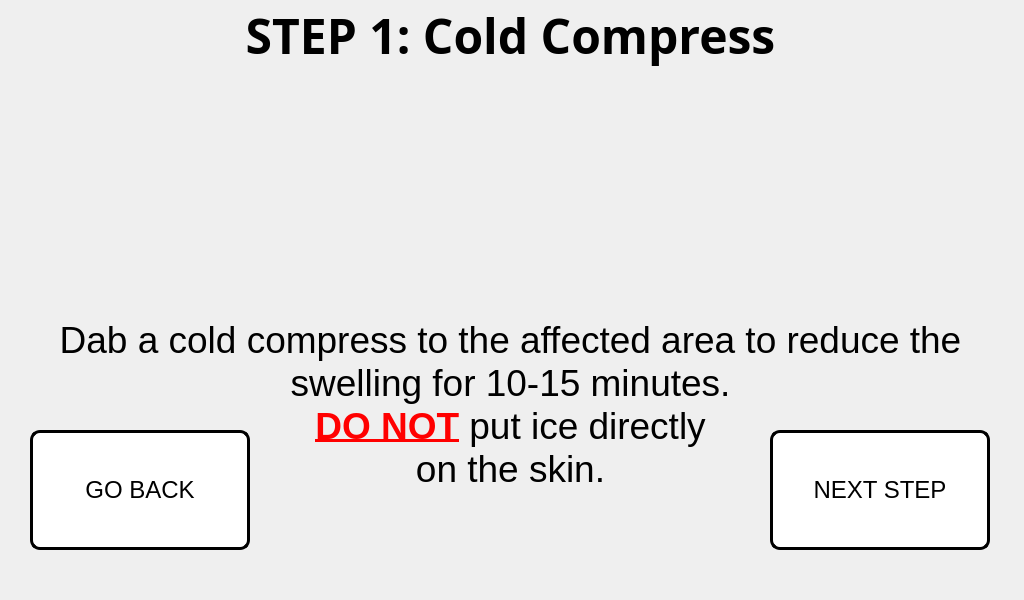
<?xml version="1.0" encoding="UTF-8"?>
<ui version="4.0">
 <class>step_1_window</class>
 <widget class="QMainWindow" name="step_1_window">
  <property name="geometry">
   <rect>
    <x>0</x>
    <y>0</y>
    <width>1024</width>
    <height>600</height>
   </rect>
  </property>
  <property name="minimumSize">
   <size>
    <width>1024</width>
    <height>600</height>
   </size>
  </property>
  <property name="maximumSize">
   <size>
    <width>1024</width>
    <height>600</height>
   </size>
  </property>
  <property name="windowTitle">
   <string>Step 1 Procedure</string>
  </property>
  <widget class="QWidget" name="centralwidget">
   <widget class="QLabel" name="title_step">
    <property name="geometry">
     <rect>
      <x>5</x>
      <y>0</y>
      <width>1011</width>
      <height>71</height>
     </rect>
    </property>
    <property name="font">
     <font>
      <family>Unispace</family>
      <pointsize>18</pointsize>
      <weight>75</weight>
      <bold>true</bold>
     </font>
    </property>
    <property name="text">
     <string>&lt;html&gt;&lt;head/&gt;&lt;body&gt;&lt;p align=&quot;center&quot;&gt;&lt;span style=&quot; font-size:36pt;&quot;&gt;STEP 1: Cold Compress&lt;/span&gt;&lt;/p&gt;&lt;/body&gt;&lt;/html&gt;</string>
    </property>
    <property name="alignment">
     <set>Qt::AlignCenter</set>
    </property>
   </widget>
   <widget class="QLabel" name="text_steps">
    <property name="geometry">
     <rect>
      <x>20</x>
      <y>310</y>
      <width>981</width>
      <height>191</height>
     </rect>
    </property>
    <property name="font">
     <font>
      <pointsize>14</pointsize>
     </font>
    </property>
    <property name="text">
     <string>&lt;html&gt;&lt;head/&gt;&lt;body&gt;&lt;p align=&quot;center&quot;&gt;&lt;span style=&quot; font-size:28pt;&quot;&gt;Dab a cold compress to the affected area to reduce the &lt;br/&gt;swelling for 10-15 minutes.&lt;br/&gt;&lt;/span&gt;&lt;span style=&quot; font-size:28pt; font-weight:600; text-decoration: underline; color:#ff0000;&quot;&gt;DO NOT&lt;/span&gt;&lt;span style=&quot; font-size:28pt;&quot;&gt; put ice directly &lt;br/&gt;on the skin.&lt;/span&gt;&lt;/p&gt;&lt;/body&gt;&lt;/html&gt;</string>
    </property>
   </widget>
   <widget class="QLabel" name="gif_player_label">
    <property name="geometry">
     <rect>
      <x>330</x>
      <y>70</y>
      <width>360</width>
      <height>240</height>
     </rect>
    </property>
    <property name="minimumSize">
     <size>
      <width>360</width>
      <height>240</height>
     </size>
    </property>
    <property name="maximumSize">
     <size>
      <width>360</width>
      <height>240</height>
     </size>
    </property>
    <property name="font">
     <font>
      <family>Unispace</family>
      <pointsize>16</pointsize>
      <weight>75</weight>
      <bold>true</bold>
     </font>
    </property>
    <property name="frameShape">
     <enum>QFrame::NoFrame</enum>
    </property>
    <property name="lineWidth">
     <number>1</number>
    </property>
    <property name="text">
     <string/>
    </property>
    <property name="alignment">
     <set>Qt::AlignCenter</set>
    </property>
   </widget>
   <widget class="QPushButton" name="next_step_button">
    <property name="geometry">
     <rect>
      <x>770</x>
      <y>430</y>
      <width>220</width>
      <height>120</height>
     </rect>
    </property>
    <property name="minimumSize">
     <size>
      <width>220</width>
      <height>120</height>
     </size>
    </property>
    <property name="maximumSize">
     <size>
      <width>220</width>
      <height>120</height>
     </size>
    </property>
    <property name="font">
     <font>
      <pointsize>18</pointsize>
     </font>
    </property>
    <property name="cursor">
     <cursorShape>PointingHandCursor</cursorShape>
    </property>
    <property name="styleSheet">
     <string notr="true">QPushButton:hover:!pressed
{
  background-color: rgb(195,30,60);
}

QPushButton
{
  background-color: white;
color: black;
border-style: outset;
border-width: 3px;
border-radius:10px;
border-color: black;
}</string>
    </property>
    <property name="text">
     <string>NEXT STEP</string>
    </property>
   </widget>
   <widget class="QPushButton" name="go_back_button">
    <property name="geometry">
     <rect>
      <x>30</x>
      <y>430</y>
      <width>220</width>
      <height>120</height>
     </rect>
    </property>
    <property name="minimumSize">
     <size>
      <width>220</width>
      <height>120</height>
     </size>
    </property>
    <property name="maximumSize">
     <size>
      <width>220</width>
      <height>120</height>
     </size>
    </property>
    <property name="font">
     <font>
      <pointsize>18</pointsize>
     </font>
    </property>
    <property name="styleSheet">
     <string notr="true">QPushButton:hover:!pressed
{
  background-color: rgb(195,30,60);
}

QPushButton
{
  background-color: white;
color: black;
border-style: outset;
border-width: 3px;
border-radius:10px;
border-color: black;
}</string>
    </property>
    <property name="text">
     <string>GO BACK</string>
    </property>
   </widget>
   <widget class="QLabel" name="label">
    <property name="geometry">
     <rect>
      <x>0</x>
      <y>0</y>
      <width>1024</width>
      <height>600</height>
     </rect>
    </property>
    <property name="minimumSize">
     <size>
      <width>1024</width>
      <height>600</height>
     </size>
    </property>
    <property name="maximumSize">
     <size>
      <width>1024</width>
      <height>600</height>
     </size>
    </property>
    <property name="text">
     <string/>
    </property>
    <property name="pixmap">
     <pixmap>../pictures/program_pictures/main_wallpaper.png</pixmap>
    </property>
   </widget>
   <zorder>label</zorder>
   <zorder>title_step</zorder>
   <zorder>text_steps</zorder>
   <zorder>gif_player_label</zorder>
   <zorder>next_step_button</zorder>
   <zorder>go_back_button</zorder>
  </widget>
 </widget>
 <resources/>
 <connections/>
</ui>
